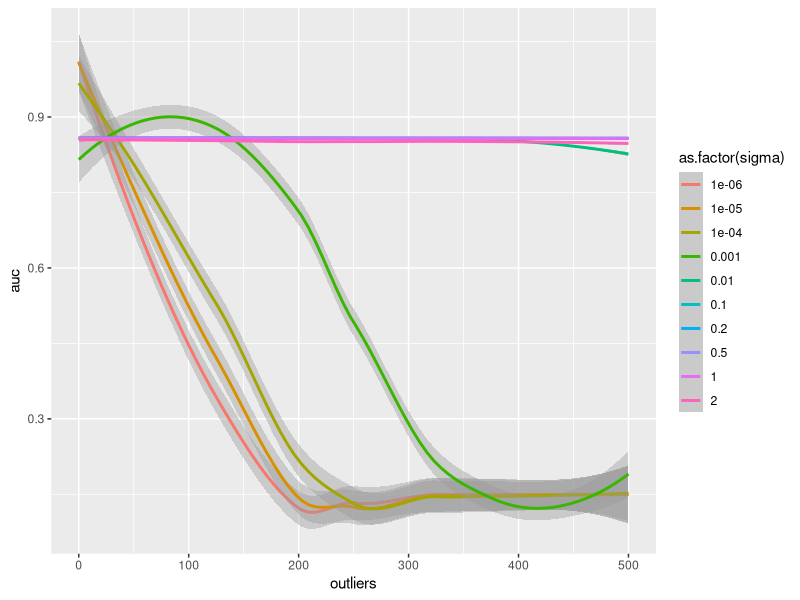
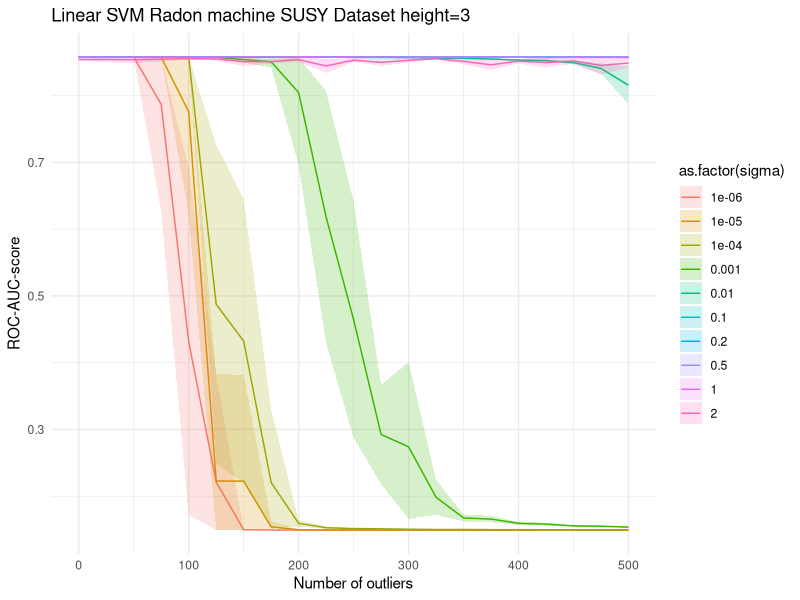

Reproduce these figures in R, in order.
## ---- chunk 1



## ---- chunk 2

library(tidyverse)

data <- read.csv("results/susy_svm_outliers_robustness_noise.csv")

summary_data <- data %>%
  group_by(outliers,sigma) %>%
  summarise(
    mean_y = mean(auc),
    ci_low = pmax(mean(auc) - qt(0.975, df=n()-1) * sd(auc) / sqrt(n()), min(auc)),
    ci_high = pmin(mean(auc) + qt(0.975, df=n()-1) * sd(auc) / sqrt(n()), max(auc))
  )


library(ggplot2)

ggplot(data) +
        geom_smooth(aes(x=outliers, y=auc, color=as.factor(sigma)))

ggplot(summary_data, aes(x = outliers, y = mean_y)) +
  geom_line(aes(color = as.factor(sigma))) +
  geom_ribbon(aes(ymin = ci_low, ymax = ci_high, fill=as.factor(sigma)), alpha = 0.2) +
  # geom_point(data = data, aes(x = x, y = y), alpha = 0.1) + # optional: to show original data points
  labs(title = "Linear SVM Radon machine SUSY Dataset height=3",
       x = "Number of outliers",
       y = "ROC-AUC-score") +
  theme_minimal()


